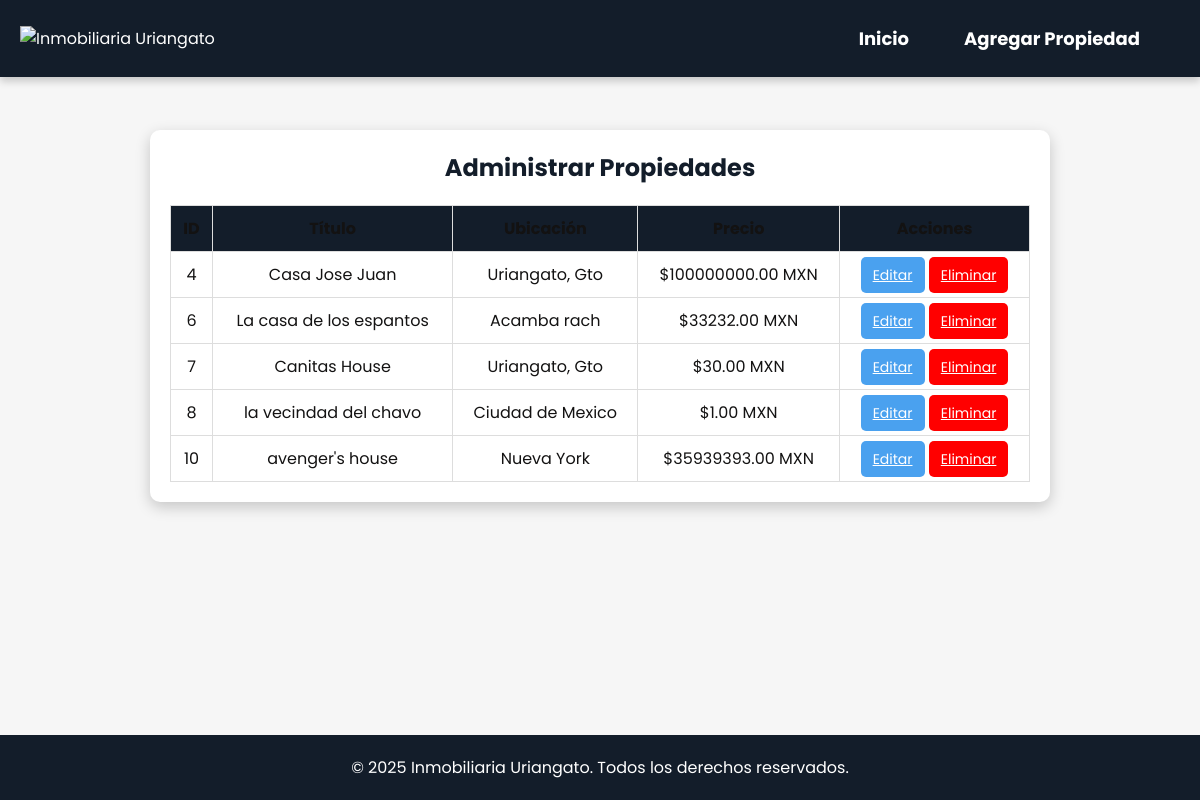
Page /propiedades_admin/ (signed in) on the committed database.
### principal/models.py (models this page shows, shortened)
class Propiedad(models.Model):
    TIPO_COMPRA_CHOICES = [
        ('compra', 'Compra'),
        ('renta', 'Renta'),
    ]
    TIPO_INMUEBLE_CHOICES = [
        ('casa', 'Casa'),
        ('departamento', 'Departamento'),
        ('terreno', 'Terreno'),
    ]
    titulo = models.CharField(max_length=200)
    descripcion = models.TextField()
    ubicacion = models.CharField(max_length=200)
    precio = models.DecimalField(max_digits=18, decimal_places=2)
    foto_principal = models.ImageField(upload_to='propiedades/')
    fecha_creacion = models.DateTimeField(auto_now_add=True)
    tipo_compra = models.CharField(max_length=10, choices=TIPO_COMPRA_CHOICES, default='compra')
    tipo_inmueble = models.CharField(max_length=15, choices=TIPO_INMUEBLE_CHOICES, default='casa')
    numero_recamaras = models.IntegerField(default=1)

### principal/views.py (the view)
# urls.py: path('propiedades_admin/', views.propiedades_admin, name='propiedades_admin'),
@user_passes_test(lambda u: u.is_superuser)
def propiedades_admin(request):
    propiedades = Propiedad.objects.all()
    return render(request, 'principal/propiedades_admin.html', {'propiedades': propiedades})

### principal/templates/principal/propiedades_admin.html (shortened to what this page needs)
<!DOCTYPE html>
<html lang="es">
<head>
    {% load static %}
    <link rel="stylesheet" href="{% static 'estilos/main.css' %}">
    <link rel="stylesheet" href="{% static 'estilos/propiedades_admin.css' %}">
    <link rel="stylesheet" href="https://cdnjs.cloudflare.com/ajax/libs/font-awesome/6.0.0/css/all.min.css">
</head>
<body>
    <header>
        <div class="logo">
            <img src="{% static 'imagenes/logo.png' %}" alt="Inmobiliaria Uriangato">
        </div>
        <nav>
            <ul>
                <li><a href="{% url 'index' %}">Inicio</a></li>
                <li><a href="{% url 'agregar_propiedad' %}">Agregar Propiedad</a></li>
            </ul>
        </nav>
    </header>
    <main>
        <section class="admin-container">
            <h2>Administrar Propiedades</h2>
            <table class="tabla-propiedades">
                <thead>
                    <tr>
                        <th>ID</th>
                        <th>Título</th>
                        <th>Ubicación</th>
                        <th>Precio</th>
                        <th>Acciones</th>
                    </tr>
                </thead>
                <tbody>
                    {% for propiedad in propiedades %}
                    <tr>
                        <td>{{ propiedad.id }}</td>
                        <td>{{ propiedad.titulo }}</td>
                        <td>{{ propiedad.ubicacion }}</td>
                        <td>${{ propiedad.precio }} MXN</td>
                        <td>
                            <a href="{% url 'editar_propiedad' propiedad.id %}" class="btn-editar">Editar</a>
                            <a href="{% url 'eliminar_propiedad' propiedad.id %}" class="btn-eliminar" onclick="return confirm('¿Estás seguro de que deseas eliminar esta propiedad?');">Eliminar</a>
                        </td>
                    </tr>
                    {% empty %}
                    <tr>
                        <td colspan="5">No hay propiedades registradas.</td>
                    </tr>
                    {% endfor %}
                </tbody>
            </table>
        </section>
    </main>
    <footer>
        <p>&copy; 2025 Inmobiliaria Uriangato. Todos los derechos reservados.</p>
    </footer>
</body>
</html>

### principal/static/estilos/main.css (style rules this page uses)
:root { --primary-color: #4AA1EF; --secondary-color: #0CDDC7; --dark-bg: #131D2A; --text-color: #131212; --light-bg: #F6F6F6; --white: #FFFFFF; }
body { min-height: 100vh; display: flex; flex-direction: column; font-family: 'Poppins', sans-serif; margin: 0; padding: 0; background-color: var(--light-bg); color: var(--text-color); }
html, body { overflow-x: hidden; width: 100%; }
main { flex: 1; max-width: 100%; overflow-x: hidden; }
* { box-sizing: border-box; margin: 0; padding: 0; }
header { background-color: var(--dark-bg); color: var(--white); padding: 15px 20px; display: flex; justify-content: space-between; align-items: center; position: fixed; top: 0; left: 0; width: 100%; z-index: 1000; transition: all 0.3s ease-in-out; box-shadow: 0px 4px 8px rgba(0, 0, 0, 0.2); }
body { padding-top: 80px; }
.logo img { height: 50px; }
nav ul { list-style: none; margin: 0; padding: 0; display: flex; }
nav ul li { margin-right: 25px; }
nav ul li a { color: var(--white); text-decoration: none; font-size: 18px; font-weight: bold; transition: color 0.3s; }
footer { background-color: var(--dark-bg); color: var(--white); text-align: center; padding: 20px; position: relative; bottom: 0; width: 100%; margin-top: 20px; }
nav ul { list-style: none; margin: 0; padding: 0; display: flex; position: relative; }
nav ul li { position: relative; margin-right: 25px; }
nav ul li a { color: var(--white); text-decoration: none; font-size: 18px; font-weight: bold; transition: color 0.3s; padding: 10px 15px; display: block; }

### principal/static/estilos/propiedades_admin.css (style rules this page uses)
.admin-container { max-width: 900px; margin: 50px auto; padding: 20px; background: var(--white); border-radius: 10px; box-shadow: 0px 5px 15px rgba(0, 0, 0, 0.2); text-align: center; }
.admin-container h2 { color: var(--dark-bg); margin-bottom: 20px; }
.tabla-propiedades { width: 100%; border-collapse: collapse; margin-top: 20px; }
.tabla-propiedades th, .tabla-propiedades td { border: 1px solid #ddd; padding: 10px; text-align: center; }
.tabla-propiedades th { background-color: var(--dark-bg); color: var(--black); }
.btn-editar, .btn-eliminar { padding: 8px 12px; border-radius: 5px; font-size: 14px; cursor: pointer; transition: background 0.3s; border: none; }
.btn-editar { background-color: var(--primary-color); color: var(--white); }
.btn-eliminar { background-color: red; color: var(--white); }

### rows in the picture
Propiedad: id "4", titulo "Casa Jose Juan", ubicacion "Uriangato, Gto", precio "100000000.00"
Propiedad: id "6", titulo "La casa de los espantos", ubicacion "Acamba rach", precio "33232.00"
Propiedad: id "7", titulo "Canitas House", ubicacion "Uriangato, Gto", precio "30.00"
Propiedad: id "8", titulo "la vecindad del chavo", ubicacion "Ciudad de Mexico", precio "1.00"
Propiedad: id "10", titulo "avenger's house", ubicacion "Nueva York", precio "35939393.00"
